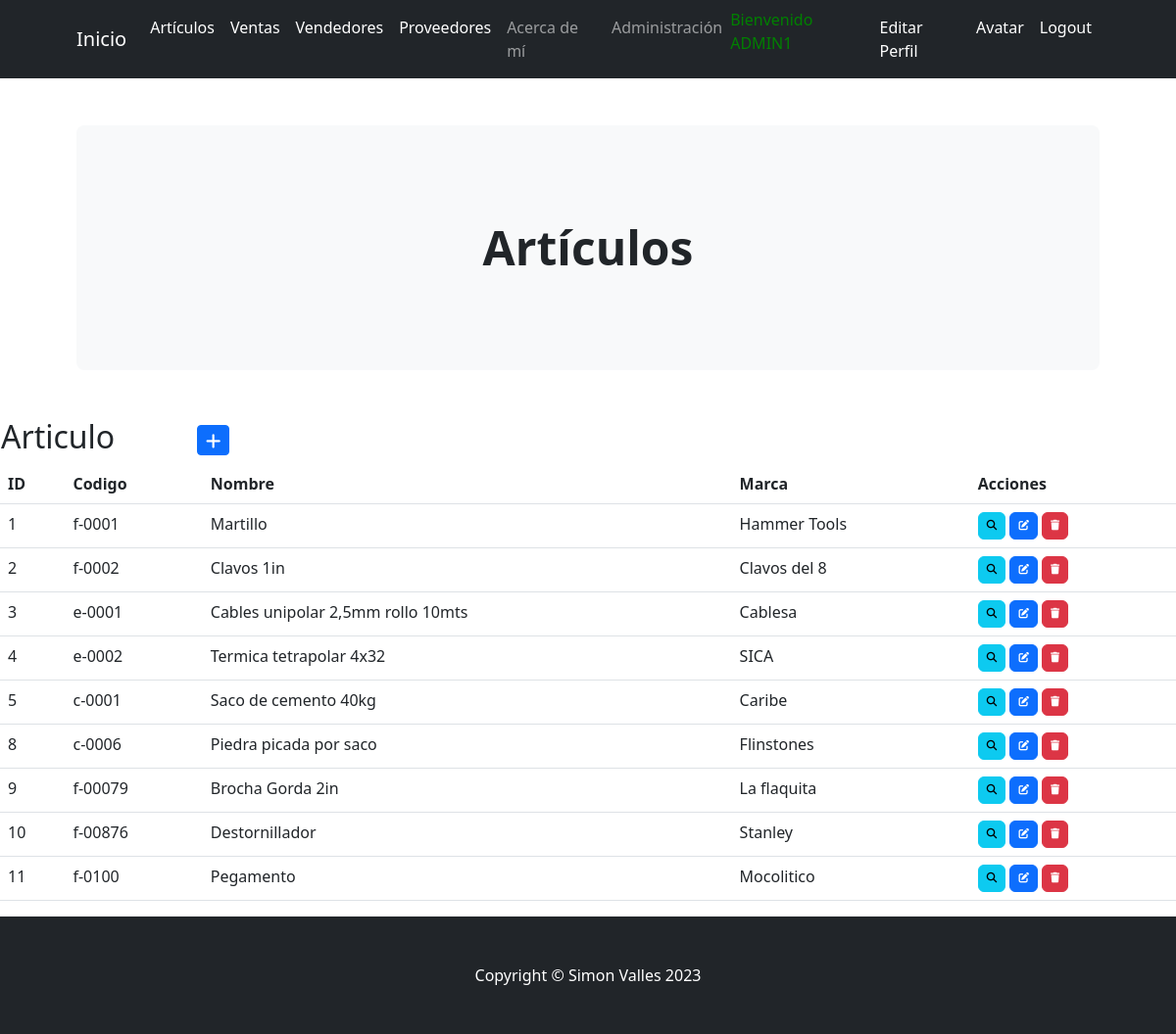
The app's page /aplicacion/articulos/ (signed in) with its own data.
### aplicacion/models.py (models this page shows, shortened)
class Articulo(models.Model):
    codigo = models.CharField(max_length=50)
    nombre = models.CharField(max_length=50)
    marca = models.CharField(max_length=50)

### aplicacion/views.py (the view)
# urls.py: path('articulos/', ArticuloList.as_view(), name="articulos"),
class ArticuloList(LoginRequiredMixin, ListView):
    model = Articulo

### aplicacion/templates/aplicacion/articulo_list.html (shortened to what this page needs)
{% extends 'aplicacion/base.html' %}
{% load static %}
{% block cabecera %}Artículos{% endblock cabecera %}
{% block contenido %}
<table>
    <tr>
        <td width="200"><h2>Articulo</h2></td>
        <td>
            <a
            href="{% url 'create_articulo' %}"
            class="btn btn-primary btn-sm"
            >
            </a>
        </td>
    </tr>
</table>
<table class="table">
    <thead>
        <tr>
            <th>ID</th>
            <th>Codigo</th>
            <th>Nombre</th>
            <th>Marca</th>
            <th>Acciones</th>
        </tr>
    </thead>
    <tbody>
    {% for articulo in articulo_list %}
    <tr>
            <td>{{ articulo.id }}</td>
            <td>{{ articulo.codigo }}</td>
            <td>{{ articulo.nombre }}</td>
            <td>{{ articulo.marca }}</td>
            <td>
                <a
                  href="{% url 'detail_articulo' articulo.id %}"
                  class="btn btn-info"
                  style="--bs-btn-padding-y: .25rem; --bs-btn-padding-x: .5rem; --bs-btn-font-size: .75rem;"
                  >
                </a>
                <a
                  href="{% url 'update_articulo' articulo.id %}"
                  class="btn btn-primary"
                  style="--bs-btn-padding-y: .25rem; --bs-btn-padding-x: .5rem; --bs-btn-font-size: .75rem;"
                  >
                </a>
                <a
                  href="{% url 'delete_articulo' articulo.id %}"
                  class="btn btn-danger"
                  style="--bs-btn-padding-y: .25rem; --bs-btn-padding-x: .5rem; --bs-btn-font-size: .75rem;"
                  >
                </a>
            </td>
    </tr>
    {% endfor %}
    </tbody>
</table>
{% endblock contenido %}

### aplicacion/templates/aplicacion/base.html (shortened to what this page needs)
<!DOCTYPE html>
<html lang="en">
    <head>
        {% load static %}
        <link href="https://cdn.jsdelivr.net/npm/bootstrap-icons@1.4.1/font/bootstrap-icons.css" rel="stylesheet" />
        <link rel="stylesheet" href="https://cdnjs.cloudflare.com/ajax/libs/font-awesome/6.4.0/css/all.min.css">
        <link href="{% static 'aplicacion/css/styles.css' %}" rel="stylesheet" />
    </head>
    <body>
        <nav class="navbar navbar-expand-lg navbar-dark bg-dark">
            <div class="container px-lg-5">
                <a class="navbar-brand" href="{% url 'inicio' %}">Inicio</a>
                <div class="collapse navbar-collapse" id="navbarSupportedContent">
                    <ul class="navbar-nav ms-auto mb-2 mb-lg-0">
                {% if user.is_authenticated %}
                        <li class="nav-item"><a class="nav-link active" aria-current="page" href="{% url 'articulos' %}">Artículos</a></li>
                        <li class="nav-item"><a class="nav-link active" aria-current="page" href="{% url 'ventas' %}">Ventas</a></li>
                        <li class="nav-item"><a class="nav-link active" aria-current="page" href="{% url 'vendedores' %}">Vendedores</a></li>
                        <li class="nav-item"><a class="nav-link active" aria-current="page" href="{% url 'proveedores' %}">Proveedores</a></li>
                        <li class="nav-item"><a class="nav-link" href="{% url 'about' %}">Acerca de mí</a></li>
                        <li class="nav-item"><a class="nav-link" aria-current="page" href="{% url 'admin:index' %}">Administración</a></li>
                        <p style="color:green">Bienvenido {{ user.username|upper}}</p>
                        <li class="nav-item"><a class="nav-link active" aria-current="page" href="{% url 'editar_perfil' %}">Editar Perfil</a></li>
                        <li class="nav-item"><a class="nav-link active" aria-current="page" href="{% url 'agregar_avatar' %}">Avatar</a></li>
                        <li class="nav-item"><a class="nav-link active" aria-current="page" href="{% url 'logout' %}">Logout</a></li>
                {% else %}
                        <li class="nav-item"><a class="nav-link active" aria-current="page" href="{% url 'register' %}">Registrarse</a></li>
                        <li class="nav-item"><a class="nav-link active" aria-current="page" href="{% url 'login' %}">Login</a></li>
                {% endif %}
                    </ul>
                </div>
            </div>
        </nav>
        <header class="py-5">
            <div class="container px-lg-5">
                <div class="p-4 p-lg-5 bg-light rounded-3 text-center">
                    <div class="m-4 m-lg-5">
                        <h1 class="display-5 fw-bold">
                            {% block cabecera %}{% endblock cabecera %}
                        </h1>
                    </div>
                </div>
            </div>
        </header>
        {% block contenido %}{% endblock contenido %}
        {% if user.is_authenticated %}
        <footer class="py-5 bg-dark">
            <div class="container"><p class="m-0 text-center text-white">Copyright &copy; Simon Valles 2023</p></div>
        </footer>
        {% endif %}
    </body>
</html>

### records on screen
Articulo: id "1", codigo "f-0001", nombre "Martillo", marca "Hammer Tools"
Articulo: id "2", codigo "f-0002", nombre "Clavos 1in", marca "Clavos del 8"
Articulo: id "3", codigo "e-0001", nombre "Cables unipolar 2,5mm rollo 10mts", marca "Cablesa"
Articulo: id "4", codigo "e-0002", nombre "Termica tetrapolar 4x32", marca "SICA"
Articulo: id "5", codigo "c-0001", nombre "Saco de cemento 40kg", marca "Caribe"
Articulo: id "8", codigo "c-0006", nombre "Piedra picada por saco", marca "Flinstones"
Articulo: id "9", codigo "f-00079", nombre "Brocha Gorda 2in", marca "La flaquita"
Articulo: id "10", codigo "f-00876", nombre "Destornillador", marca "Stanley"
Articulo: id "11", codigo "f-0100", nombre "Pegamento", marca "Mocolitico"

### other values on screen
{{ user.username|upper }} "ADMIN1"
